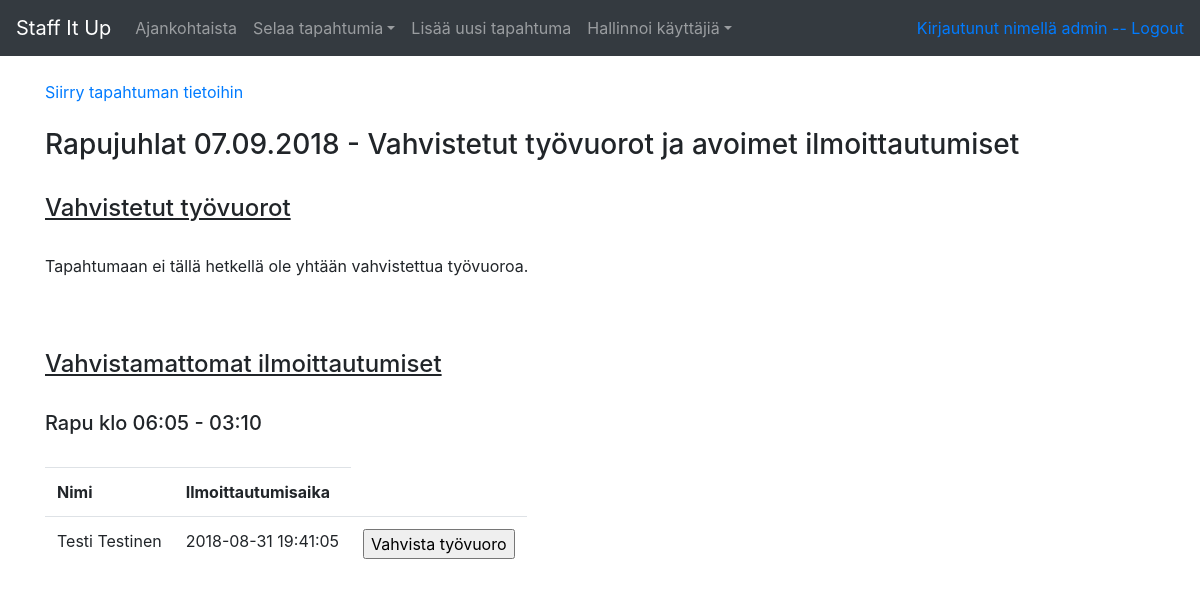
The page /admin/registrations/3 (signed in) on the database its author committed.
### application/auth/models.py (models this page shows, shortened)
class User(db.Model):
    __tablename__ = "account"
    id = db.Column(db.Integer, primary_key=True)
    date_created = db.Column(db.DateTime, default=db.func.current_timestamp())
    date_modified = db.Column(db.DateTime, default=db.func.current_timestamp(),
                              onupdate=db.func.current_timestamp())
    name = db.Column(db.String(144), nullable=False)
    username = db.Column(db.String(20), nullable=False)
    password = db.Column(db.String(30), nullable=False)
    email = db.Column(db.String(144))
    phone = db.Column(db.String(20))
    roles = db.relationship("Role", secondary="account_role")
    registrations = db.relationship("AssignmentRegistration", backref='account', lazy=True)
    def role_ok(self, role):
        for user_role in self.roles:
                    if user_role.name == role:
                        return True

### application/events/models.py (models this page shows, shortened)
class Event(db.Model):
    id = db.Column(db.Integer, primary_key=True)
    type = db.Column(db.String(144), nullable=False)
    date = db.Column(db.Date, nullable=False)
    pax = db.Column(db.Integer)
    info = db.Column(db.String(500))
    staffed = db.Column(db.Boolean, nullable=False)
    assignments = db.relationship("Assignment", backref='event', lazy=True)
    @staticmethod
    def find_confirmed_registrations(event_id):
        stmt = text("SELECT account.id, account.name, account.email, account.phone, assignment.id, assignment.role, assignment.starttime, assignment.endtime, event.id "
                    "FROM account, assignment, account_assignment, event "
                    "WHERE event.id = :id "
                    "AND assignment.event_id = event.id "
                    "AND assignment.id = account_assignment.assignment_id "
                    "AND account.id = account_assignment.account_id "
                    "AND account_assignment.confirmed = '1' "
                    "ORDER BY assignment.role")
        res = db.engine.connect().execute(stmt, id=event_id)
        response = []
        for row in res:
            response.append({"account_id":row[0], "name":row[1], "email":row[2],
                    "phone":row[3], "assignment_id":row[4], "assignment_role":row[5],
                    "assignment_start":str(row[6]), "assignment_end":str(row[7]), "event_id":row[8]})
        return response

### application/assignments/models.py (models this page shows, shortened)
class Assignment(db.Model):
    id = db.Column(db.Integer, primary_key=True)
    starttime = db.Column(db.Time, nullable=False)
    endtime = db.Column(db.Time, nullable=False)
    role = db.Column(db.String(144), nullable=False)
    event_id = db.Column(db.Integer, db.ForeignKey('event.id'),
       nullable=False)
    users = db.relationship("User", secondary="account_assignment")
    registrations = db.relationship("AssignmentRegistration", backref='assignment', lazy=True)
    @staticmethod
    def find_unconfirmed_registrations(assignment_id):
        stmt = text("SELECT account.id, account.name, assignment.id, account_assignment.regtime "
                    "FROM account, assignment, account_assignment "
                    "WHERE assignment.id = :id "
                    "AND assignment.id = account_assignment.assignment_id "
                    "AND account.id = account_assignment.account_id "
                    "AND account_assignment.confirmed = '0' "
                    "ORDER BY account_assignment.regtime")
        res = db.engine.execute(stmt, id=assignment_id)
        response = []
        for row in res:
            response.append({"account_id":row[0], "name":row[1], "assignment_id":row[2], "regtime":row[3]})
        return response

class AssignmentRegistration(db.Model):
    __tablename__ = "account_assignment"
    account_id = db.Column(db.Integer, db.ForeignKey('account.id'), primary_key=True)
    assignment_id = db.Column(db.Integer, db.ForeignKey('assignment.id'), primary_key=True)
    regtime = db.Column(db.DateTime, default=db.func.current_timestamp())
    confirmed = db.Column(db.Boolean, nullable=False)

### application/assignments/views.py (the view)
@app.route("/admin/registrations/<event_id>")
@login_required(role="admin")
def registrations_list(event_id):
    e = Event.query.get(event_id)
    assignments = e.assignments
    return render_template("admin/assignments/list.html", assignments=assignments, event=e)

### application/__init__.py (called while the page is built)
@login_manager.user_loader
def load_user(user_id):
    return User.query.get(user_id)

### application/templates/admin/assignments/list.html (shortened to what this page needs)
{% extends "layout.html" %}
{% block body %}
<a href="{{url_for('event_details', event_id=event.id)}}">Siirry tapahtuman tietoihin</a><br><br>
<h3>{{event.type}} {{event.date.strftime("%d.%m.%Y")}} - Vahvistetut työvuorot ja avoimet ilmoittautumiset</h3>
<br>
<h4><u>Vahvistetut työvuorot</u></h4><br>
{% if event.find_confirmed_registrations(event.id) %}
<table class="table" style="width:auto;">
  <tr>
    <th>Nimi</th>
    <th>Tehtävä</th>
    <th>Aika</th>
    <th>Puhelin</th>
    <th>Sähköposti</th>
  </tr>
{% for reg in event.find_confirmed_registrations(event.id) %}
  <tr>
    <td>{{ reg.name }}</td>
    <td>{{ reg.assignment_role}}
    <td>{{ reg.assignment_start[:5] }} - {{ reg.assignment_end[:5] }}</td>
    <td>{{ reg.phone }}</td>
    <td>{{ reg.email }}</td>
    <td>
      <form method="POST" action="{{ url_for('reg_confirm_or_cancel', account_id=reg.account_id, assignment_id=reg.assignment_id, event_id=event.id) }}">
        <input type="submit" value="Peru vuoro"/>
      </form>
    </td>
  </tr>
{% endfor %}
{% else %}
Tapahtumaan ei tällä hetkellä ole yhtään vahvistettua työvuoroa.<br><br>
{% endif %}
<br><br>
<h4><u>Vahvistamattomat ilmoittautumiset</u></h4><br>
{% for assignment in assignments%}
<h5>{{assignment.role}} klo {{ assignment.starttime.strftime("%H:%M") }} - {{ assignment.endtime.strftime("%H:%M") }}</h5><br>
{% if assignment.find_unconfirmed_registrations(assignment.id) %}
<table class="table" style="width:auto;">
  <tr>
    <th>Nimi</th>
    <th>Ilmoittautumisaika</th>
  </tr>
{% for reg in assignment.find_unconfirmed_registrations(assignment.id) %}
  <tr>
    <td>{{ reg.name }}</td>
    <td>{{ reg.regtime }}</td>
    <td>
      <form method="POST" action="{{ url_for('reg_confirm_or_cancel', account_id=reg.account_id, assignment_id=reg.assignment_id, event_id=event.id) }}">
        <input type="submit" value="Vahvista työvuoro"/>
      </form>
    </td>
  </tr>
{% endfor %}
</table><br><br>
{% else %}
Työtehtävään ei ole tällä hetkellä yhtään vahvistamatonta ilmoittautumista.<br><br><br>
{% endif %}
{% endfor %}
{% endblock %}

### application/templates/layout.html (shortened to what this page needs)
<!DOCTYPE html>
  <html>
    <head>
      <link rel="stylesheet" href="https://maxcdn.bootstrapcdn.com/bootstrap/4.0.0/css/bootstrap.min.css">
    </head>
    <body>
      <nav class="navbar navbar-expand-md navbar-dark bg-dark mb-4">
        <a class="navbar-brand" href="{{ url_for('index') }} ">Staff It Up</a>
	        <div class="collapse navbar-collapse" id="navbarCollapse">
            <ul class="navbar-nav mr-auto">
              {% if current_user.is_authenticated and current_user.role_ok("admin")  %}
              <li class="nav-item">
                <a class="nav-link" href="{{ url_for('index') }} ">Ajankohtaista</a>
              </li>
              <li class="nav-item dropdown">
                <a class="nav-link dropdown-toggle" href="#" id="navbarDropdown" role="button" data-toggle="dropdown" aria-haspopup="true" aria-expanded="false">
                  Selaa tapahtumia</a>
              </li
              <li class="nav-item">
                <a class="nav-link" href="{{ url_for('events_form') }} ">Lisää uusi tapahtuma</a>
              <li class="nav-item dropdown">
                <a class="nav-link dropdown-toggle" href="#" id="navbarDropdown" role="button" data-toggle="dropdown" aria-haspopup="true" aria-expanded="false">
                  Hallinnoi käyttäjiä</a>
              </li
              {% endif %}
            </ul>
          </div>
          <div class="form-inline mt-2 mt-md-0">
            {% if current_user.is_authenticated %}
            <a href="{{ url_for('auth_logout') }}">Kirjautunut nimellä {{ current_user.name }} -- Logout</a>
            {% endif %}
          </div>
        </nav>
        <main role="main" class="container">
	      {% block body %}{% endblock %}
      </main>
    </body>
  </html>

### rows shown on the page
User: name "admin"
Event: type "Rapujuhlat", date "07.09.2018"
Assignment: role "Rapu", starttime "06:05", endtime "03:10"
AssignmentRegistration: name "Testi Testinen", regtime "2018-08-31 19:41:05"
